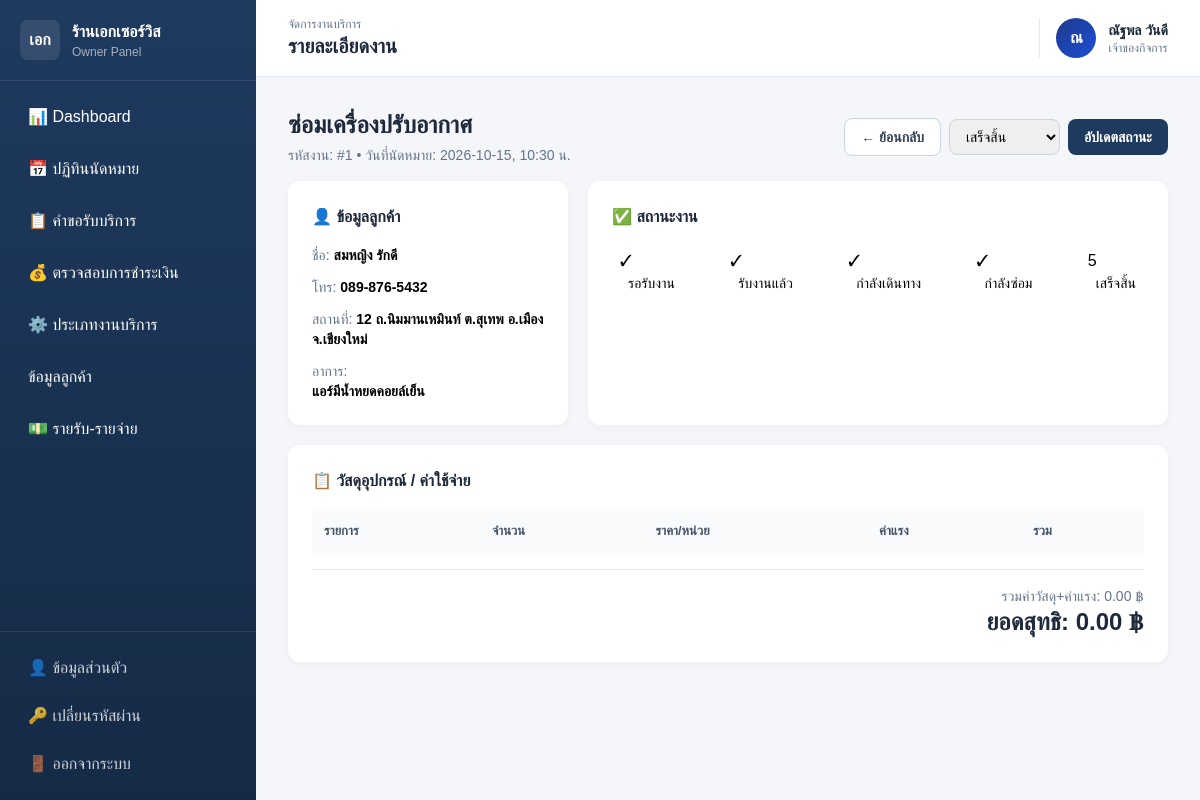
Before: /owner/job_detail.php?id=1 (signed in) with the older database file.
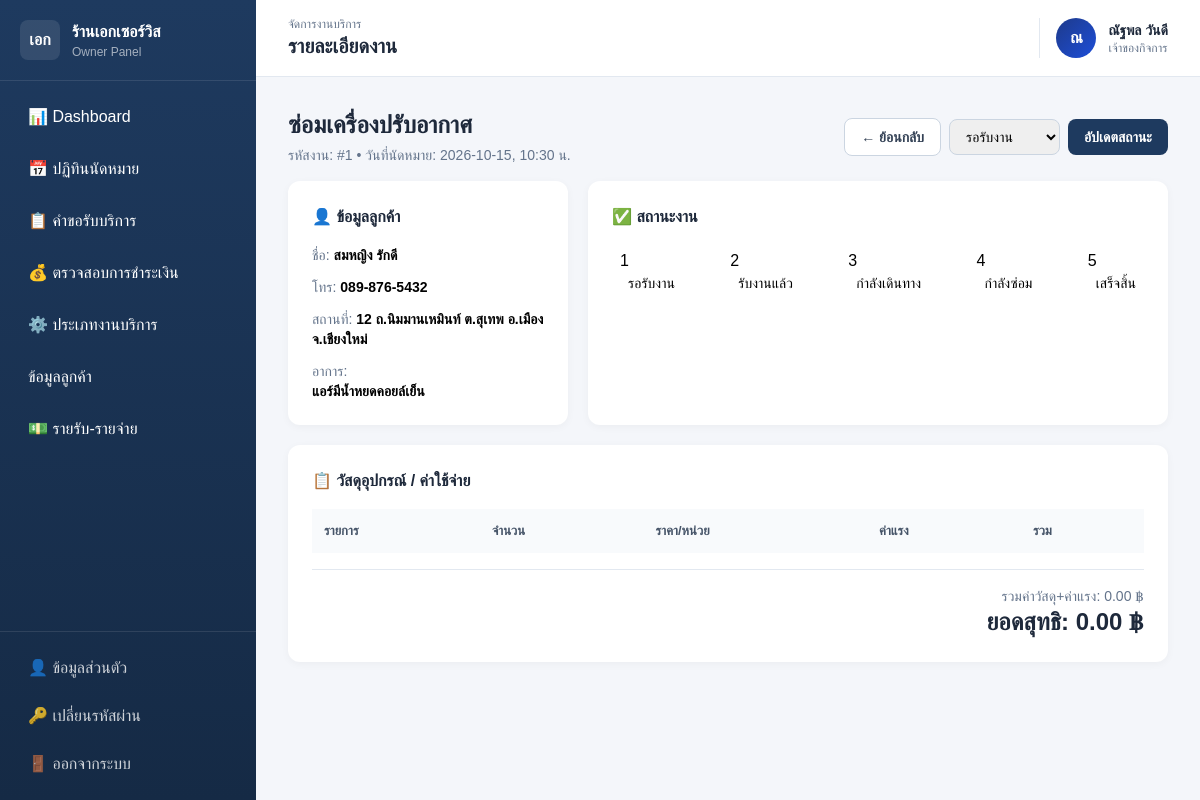
After: the same page with the newer database file.
### tables this page shows
CREATE TABLE booking (
    booking_id INTEGER PRIMARY KEY AUTOINCREMENT,
    customer_id INTEGER NOT NULL,
    service_id INTEGER NOT NULL,
    tech_id_1 INTEGER,
    tech_id_2 INTEGER,
    booking_date TEXT NOT NULL,
    booking_time TEXT NOT NULL,
    status_service TEXT NOT NULL DEFAULT 'รอรับงาน',
    problem_description TEXT,
    problem_photo_url TEXT,
    reschedule_reason TEXT,
    created_at TEXT NOT NULL DEFAULT CURRENT_TIMESTAMP,
    FOREIGN KEY (customer_id) REFERENCES customer(customer_id) ON UPDATE CASCADE,
    FOREIGN KEY (service_id) REFERENCES services(service_id) ON UPDATE CASCADE,
    FOREIGN KEY (tech_id_1) REFERENCES technician(tech_id) ON DELETE SET NULL ON UPDATE CASCADE,
    FOREIGN KEY (tech_id_2) REFERENCES technician(tech_id) ON DELETE SET NULL ON UPDATE CASCADE
);

CREATE TABLE services (
    service_id INTEGER PRIMARY KEY AUTOINCREMENT,
    service_name TEXT NOT NULL,
    category TEXT,
    base_price NUMERIC NOT NULL DEFAULT 0,
    description TEXT,
    status TEXT NOT NULL DEFAULT 'เปิดใช้งาน'
);

CREATE TABLE customer (
    customer_id INTEGER PRIMARY KEY AUTOINCREMENT,
    line_user_id TEXT NOT NULL UNIQUE,
    full_name TEXT NOT NULL,
    phone TEXT,
    email TEXT,
    password TEXT,
    address TEXT,
    latitude REAL,
    longitude REAL,
    created_at TEXT NOT NULL DEFAULT CURRENT_TIMESTAMP
);

### owner/job_detail.php (the view, shortened to what this page needs)
<?php
require_once __DIR__ . '/../includes/auth.php';
$bookingId = (int)($_GET['id'] ?? 0);
$stmt = $pdo->prepare("
  SELECT b.*, c.full_name AS customer, c.phone, c.address, s.service_name,
         t1.full_name AS tech1_name, t2.full_name AS tech2_name
  FROM Booking b
  JOIN Customer c ON b.customer_id = c.customer_id
  JOIN Services s ON b.service_id = s.service_id
  LEFT JOIN Technician t1 ON b.tech_id_1 = t1.tech_id
  LEFT JOIN Technician t2 ON b.tech_id_2 = t2.tech_id
  WHERE b.booking_id = ?
");
$stmt->execute([$bookingId]);
$job = $stmt->fetch();
$stmt = $pdo->prepare("SELECT * FROM Job_Material WHERE booking_id = ?");
$stmt->execute([$bookingId]);
$materials = $stmt->fetchAll();
$statusSteps = ['รอรับงาน', 'รับงานแล้ว', 'กำลังเดินทาง', 'กำลังซ่อม', 'เสร็จสิ้น'];
$currentIdx  = array_search($job['status_service'], $statusSteps);
require_once __DIR__ . '/../includes/header_owner.php';
?>
<div class="mb-4 flex items-center justify-between flex-wrap gap-3">
  <div>
    <h2 class="text-2xl font-bold text-slate-800"><?= htmlspecialchars($job['service_name']) ?></h2>
    <div class="text-sm text-slate-500 mt-1">รหัสงาน: #<?= $job['booking_id'] ?> • วันที่นัดหมาย: <?= $job['booking_date'] ?>, <?= substr($job['booking_time'],0,5) ?> น.</div>
  </div>
  <div class="flex items-center gap-2">
    <a href="/testtt/owner_jobs.php" class="rounded-lg border border-slate-300 bg-white px-4 py-2 text-sm font-semibold text-slate-700 hover:bg-slate-50">← ย้อนกลับ</a>
    <form method="POST" class="flex gap-2" onsubmit="this.querySelector('button[type=submit]').disabled = true; this.querySelector('button[type=submit]').textContent = 'กำลังบันทึก...';">
      <select name="status_service" class="px-3 py-2 border border-slate-300 rounded-lg text-sm">
        <?php foreach ($statusSteps as $s): ?>
          <option value="<?= $s ?>" <?= $s === $job['status_service'] ? 'selected' : '' ?>><?= $s ?></option>
        <?php endforeach; ?>
      </select>
      <button type="submit" class="btn-primary px-4 py-2 rounded-lg text-sm font-semibold">อัปเดตสถานะ</button>
    </form>
  </div>
</div>
<div class="grid grid-cols-1 lg:grid-cols-3 gap-5">
  <div class="card p-6">
    <h3 class="font-bold text-slate-800 mb-4">👤 ข้อมูลลูกค้า</h3>
    <div class="space-y-3 text-sm">
      <div><span class="text-slate-500">ชื่อ:</span> <span class="font-semibold"><?= htmlspecialchars($job['customer']) ?></span></div>
      <div><span class="text-slate-500">โทร:</span> <span class="font-semibold"><?= htmlspecialchars($job['phone']) ?></span></div>
      <div><span class="text-slate-500">สถานที่:</span> <span class="font-semibold"><?= htmlspecialchars($job['address']) ?></span></div>
      <div><span class="text-slate-500">อาการ:</span> <div class="font-semibold"><?= nl2br(htmlspecialchars($job['problem_description'])) ?></div></div>
    </div>
  </div>
  <div class="card p-6 lg:col-span-2">
    <h3 class="font-bold text-slate-800 mb-5">✅ สถานะงาน</h3>
    <div class="flex items-center justify-between mb-8 px-2 flex-wrap gap-2">
      <?php foreach ($statusSteps as $idx => $s):
        $cls = $idx < $currentIdx ? 'done' : ($idx === $currentIdx ? 'current' : '');
      ?>
        <div class="progress-step <?= $cls ?>">
          <div class="circle"><?= $idx < $currentIdx ? '✓' : ($idx+1) ?></div>
          <div class="ml-2 text-sm"><?= $s ?></div>
        </div>
      <?php endforeach; ?>
    </div>
  </div>
</div>
<div class="card p-6 mt-5">
  <h3 class="font-bold text-slate-800 mb-4">📋 วัสดุอุปกรณ์ / ค่าใช้จ่าย</h3>
  <table class="w-full data-table mb-4">
    <thead><tr><th class="text-left p-3">รายการ</th><th class="text-left p-3">จำนวน</th><th class="text-left p-3">ราคา/หน่วย</th><th class="text-left p-3">ค่าแรง</th><th class="text-left p-3">รวม</th></tr></thead>
    <?php $totalMaterial = 0; foreach ($materials as $m): $totalMaterial += $m['total_price']; ?>
      <tr><td class="p-3"><?= htmlspecialchars($m['material_name']) ?></td><td class="p-3"><?= $m['quantity'] ?></td><td class="p-3"><?= number_format($m['unit_price'],2) ?></td><td class="p-3"><?= number_format($m['labor_cost'],2) ?></td><td class="p-3 font-semibold"><?= number_format($m['total_price'],2) ?></td></tr>
    <?php endforeach; ?>
  </table>
  <div class="text-right pt-4 border-t border-slate-200">
    <div class="text-sm text-slate-500">รวมค่าวัสดุ+ค่าแรง: <?= number_format($totalMaterial, 2) ?> ฿</div>
    <div class="text-2xl font-bold text-slate-800">ยอดสุทธิ: <?= number_format($totalMaterial, 2) ?> ฿</div>
  </div>
</div>
<?php require_once __DIR__ . '/../includes/footer.php'; ?>

Changed rows visible on the page:
changed booking "แอร์มีน้ำหยดคอยล์เย็น": status_service "เสร็จสิ้น" → "รอรับงาน"
Other visible differences:
new list line: "1"
new list line: "2"
new list line: "3"
new list line: "4"
